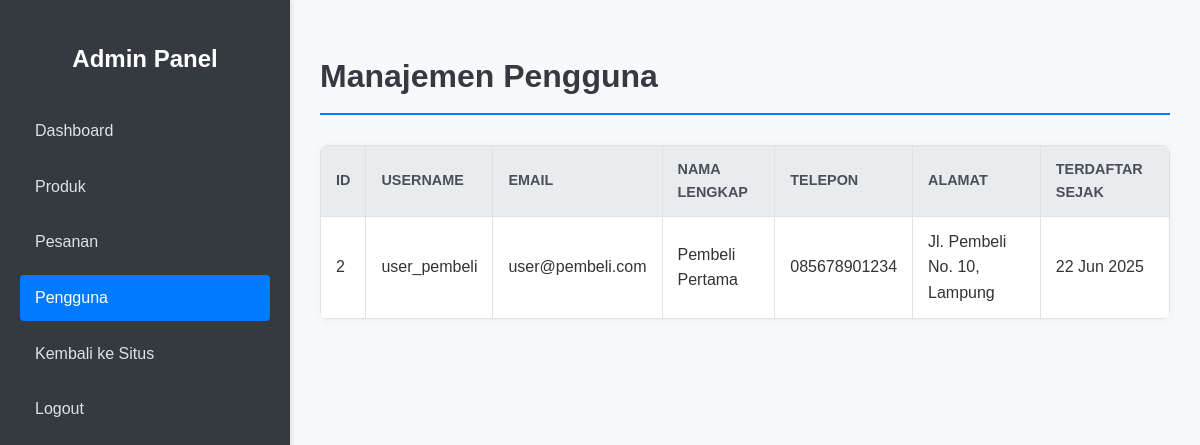
The page /admin/users.php (signed in) on the database its author committed.
### tables this page shows
CREATE TABLE `users` (
  `id` INT(11) NOT NULL AUTO_INCREMENT,
  `username` VARCHAR(50) NOT NULL UNIQUE,
  `email` VARCHAR(100) NOT NULL UNIQUE,
  `password` VARCHAR(255) NOT NULL,
  `fullname` VARCHAR(100) DEFAULT NULL,
  `address` TEXT DEFAULT NULL,
  `phone` VARCHAR(20) DEFAULT NULL,
  `role` ENUM('user', 'admin') NOT NULL DEFAULT 'user',  
  `created_at` TIMESTAMP DEFAULT CURRENT_TIMESTAMP,
  `updated_at` TIMESTAMP DEFAULT CURRENT_TIMESTAMP ON UPDATE CURRENT_TIMESTAMP,
  PRIMARY KEY (`id`)
);

### admin/users.php (the view, shortened to what this page needs)
<?php
$pdo = getDbConnection();
$users = [];
try {
    $stmt = $pdo->prepare("SELECT id, username, email, fullname, phone, address, role, created_at FROM users WHERE role = 'user' ORDER BY created_at DESC");
    $stmt->execute();
    $users = $stmt->fetchAll();
} catch (PDOException $e) {
    $message = 'Terjadi kesalahan database saat mengambil daftar pengguna: ' . $e->getMessage();
    $message_type = 'error';
}
include __DIR__ . '/includes/header.php';
?>
<h1>Manajemen Pengguna</h1>
<?php if (!empty($users)): ?>
    <table class="admin-table">
        <thead>
            <tr>
                <th>ID</th>
                <th>Username</th>
                <th>Email</th>
                <th>Nama Lengkap</th>
                <th>Telepon</th>
                <th>Alamat</th>
                <th>Terdaftar Sejak</th>
                </tr>
        </thead>
        <tbody>
            <?php foreach ($users as $user): ?>
                <tr>
                    <td><?php echo htmlspecialchars($user['id']); ?></td>
                    <td><?php echo htmlspecialchars($user['username']); ?></td>
                    <td><?php echo htmlspecialchars($user['email']); ?></td>
                    <td><?php echo htmlspecialchars($user['fullname'] ?: '-'); ?></td>
                    <td><?php echo htmlspecialchars($user['phone'] ?: '-'); ?></td>
                    <td><?php echo nl2br(htmlspecialchars($user['address'] ?: '-')); ?></td>
                    <td><?php echo date('d M Y', strtotime($user['created_at'])); ?></td>
                    </tr>
            <?php endforeach; ?>
        </tbody>
    </table>
<?php else: ?>
    <p style="text-align: center; margin-top: 50px;">Belum ada pengguna terdaftar.</p>
<?php endif; ?>
<?php include __DIR__ . '/includes/footer.php'; ?>

### assets/css/style.css (style rules this page uses)
body { font-family: Arial, sans-serif; margin: 0; padding: 0; background-color: #f4f4f4; color: #333; line-height: 1.6; }
.admin-content h1 { color: #343a40; margin-bottom: 30px; border-bottom: 2px solid #007bff; padding-bottom: 10px; }
.admin-table { width: 100%; border-collapse: collapse; margin-top: 20px; background-color: #fff; box-shadow: 0 2px 10px rgba(0,0,0,0.05); border-radius: 8px; overflow: hidden; }
.admin-table th, .admin-table td { border: 1px solid #dee2e6; padding: 12px 15px; text-align: left; vertical-align: middle; }
.admin-table th { background-color: #e9ecef; font-weight: bold; color: #495057; text-transform: uppercase; font-size: 0.9rem; }

### admin/includes/header.php (style rules this page uses)
body { display: flex; min-height: 100vh; flex-direction: column; background-color: #f8f9fa; }
.admin-content h1 { color: #343a40; margin-bottom: 30px; border-bottom: 2px solid #007bff; padding-bottom: 10px; }
.admin-table { width: 100%; border-collapse: collapse; margin-top: 20px; background-color: #fff; box-shadow: 0 2px 10px rgba(0,0,0,0.05); border-radius: 8px; overflow: hidden; }
.admin-table th, .admin-table td { border: 1px solid #dee2e6; padding: 12px 15px; text-align: left; vertical-align: middle; }
.admin-table th { background-color: #e9ecef; font-weight: bold; color: #495057; text-transform: uppercase; font-size: 0.9rem; }

### rows shown on the page
users: id "2", username "user_pembeli", email "user@pembeli.com", fullname "Pembeli Pertama", phone "085678901234", address "Jl. Pembeli No. 10, Lampung", created_at "22 Jun 2025"
